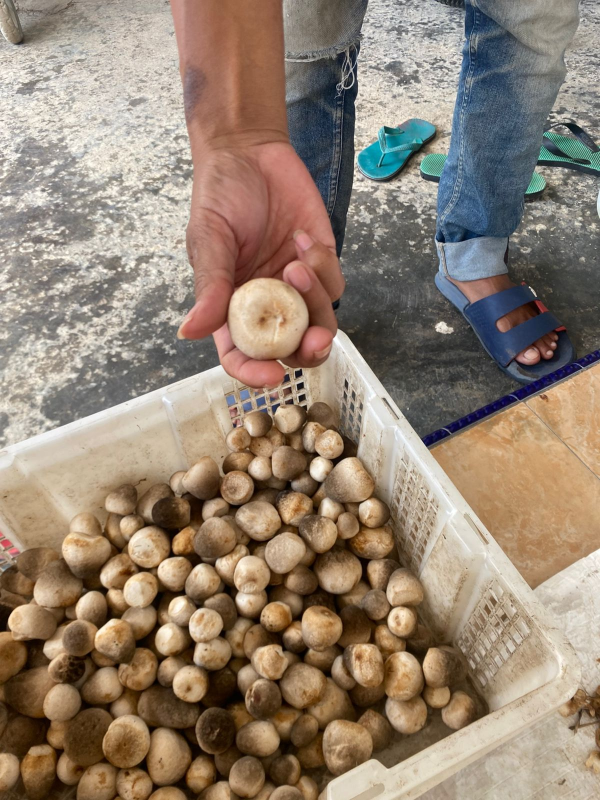
#> input picture website/resources/js/layouts/auth/slide1.jpg, 1200 x 1600 px (shown at 1/2 size)
$ python -i preprocessing.py   (imports and definitions only)
#> lines starting #> are read from the running program, lines starting #| are printed output that depends on the picture; after the words box and inside, x2 and y2 are one past the last pixel; in counts of white or black regions, pixels touching at a corner belong together
#> further down, picture is the input picture: shape (1600, 1200, 3); mean B, G, R 113.4, 130.1, 147.1
import cv2
import numpy as np

def preprocess_mushroom_image_bgr(
    img_bgr,
    target_size=(256, 256),
    alpha=1.2,
    beta=20,
    lower_hsv=np.array([4, 34, 35]),
    upper_hsv=np.array([25, 255, 255]),
    min_area=500
):
#> called with target_size = (256, 256), alpha = 1.2, beta = 20, lower_hsv = array of shape (3,), upper_hsv = array of shape (3,), min_area = 500
    if img_bgr is None:
        raise ValueError("img_bgr = None")

    img_resized = cv2.resize(img_bgr, target_size)
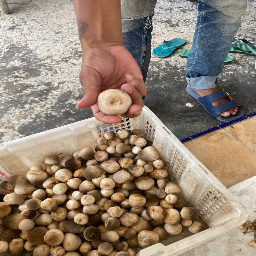
#> img_resized: shape (256, 256, 3); mean B, G, R 113.3, 130, 147
    img_bright = cv2.convertScaleAbs(img_resized, alpha=alpha, beta=beta)
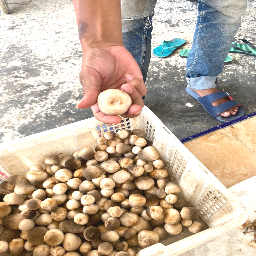
#> img_bright: shape (256, 256, 3); mean B, G, R 154.3, 172.7, 190.3
    img_hsv = cv2.cvtColor(img_bright, cv2.COLOR_BGR2HSV)
#> img_hsv: shape (256, 256, 3); mean H, S, V 26.3, 65.5, 194.7
    mask = cv2.inRange(img_hsv, lower_hsv, upper_hsv)
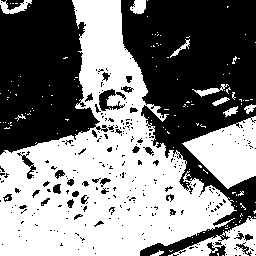
#> mask: shape (256, 256); 50.8% white; 279 black regions (239 under 20 px), largest, box (x1, y1, x2, y2) and area: (121, 0, 256, 256) 18218, (0, 0, 108, 155) 11427, (99, 89, 126, 111) 275

    kernel = np.ones((5, 5), np.uint8)
    mask_closed = cv2.morphologyEx(mask, cv2.MORPH_CLOSE, kernel, iterations=2)
#> mask_closed: shape (256, 256); 60.6% white; 5 black regions, box (x1, y1, x2, y2) and area: (121, 0, 256, 147) 13999, (0, 0, 95, 151) 10928, (240, 177, 256, 211) 436, (187, 157, 215, 185) 384, (140, 250, 150, 256) 59
    mask_opened = cv2.morphologyEx(mask_closed, cv2.MORPH_OPEN, kernel, iterations=1)
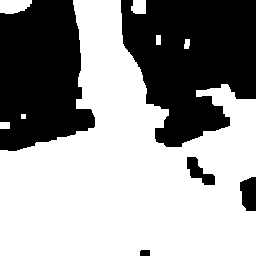
#> mask_opened: shape (256, 256); 60% white; 5 black regions, box (x1, y1, x2, y2) and area: (121, 0, 256, 147) 14217, (0, 0, 95, 151) 11096, (240, 177, 256, 211) 453, (187, 157, 215, 185) 384, (140, 250, 150, 256) 59

    num_labels, labels, stats, _ = cv2.connectedComponentsWithStats(mask_opened, connectivity=8)
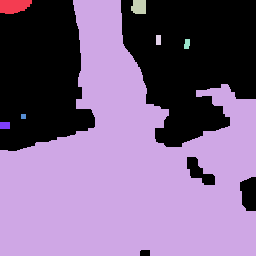
#> labels: shape (256, 256) int32; 8 distinct labels, from 0 to 7; one colour per label, 0 black
#> num_labels = 8; stats = [[0, 0, 256, 256, 26209], [0, 0, 32, 14, 369], [0, 0, 256, 256, 38571], [131, 0, 15, 14, 190], [156, 35, 5, 10, 50], [184, 39, 6, 10, 52], [21, 114, 5, 5, 25], [0, 122, 10, 7, 70]]
    mask_filtered = np.zeros_like(mask_opened)

    for i in range(1, num_labels):
        if stats[i, cv2.CC_STAT_AREA] >= min_area:
            mask_filtered[labels == i] = 255
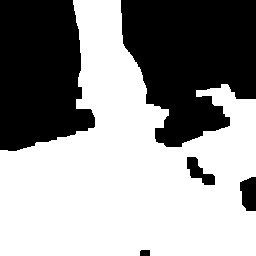
#> mask_filtered: shape (256, 256); 58.9% white; 5 black regions, box (x1, y1, x2, y2) and area: (121, 0, 256, 147) 14509, (0, 0, 95, 151) 11560, (240, 177, 256, 211) 453, (187, 157, 215, 185) 384, (140, 250, 150, 256) 59

    reconstructed_bgr = cv2.bitwise_and(img_bright, img_bright, mask=mask_filtered)
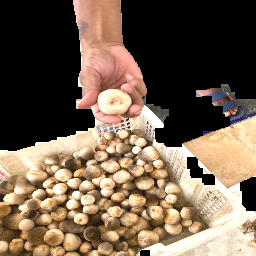
#> reconstructed_bgr: shape (256, 256, 3); mean B, G, R 77.8, 96, 115.1

    return reconstructed_bgr, mask_filtered

>>> import cv2
>>> picture = cv2.imread('../../../website/resources/js/layouts/auth/slide1.jpg')
>>> result = preprocess_mushroom_image_bgr(picture)

$ run again, on website/resources/js/layouts/auth/slide2.jpg
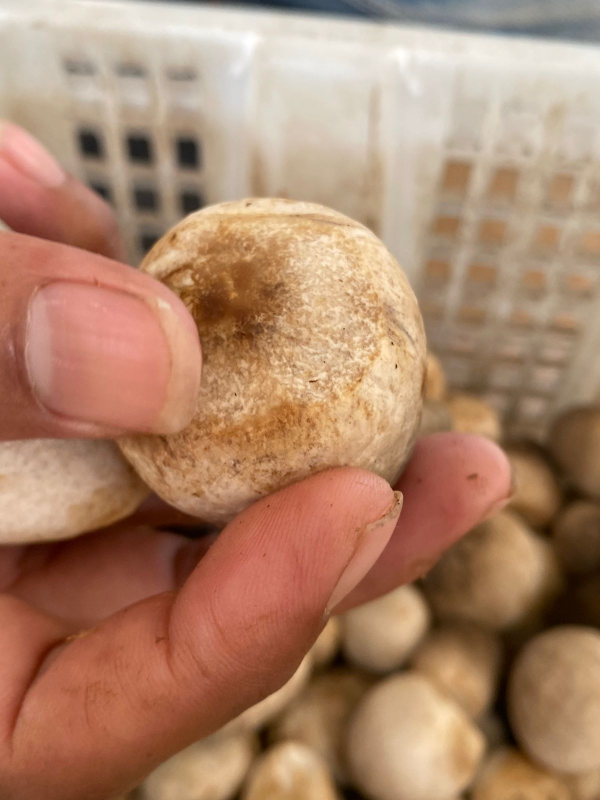
#> input picture website/resources/js/layouts/auth/slide2.jpg, 1200 x 1600 px (shown at 1/2 size)
#> picture is the input picture: shape (1600, 1200, 3); mean B, G, R 106.7, 132.9, 172.7
#> img_hsv: shape (256, 256, 3); mean H, S, V 14.9, 90.2, 218.3
#> in preprocess_mushroom_image_bgr, `mask = cv2.inRange(img_hsv, lower_hsv, upper_hsv)`:
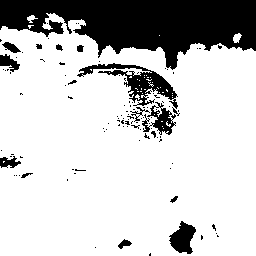
#> mask: shape (256, 256); 78.6% white; 108 black regions (91 under 20 px), largest, box (x1, y1, x2, y2) and area: (0, 0, 256, 70) 10602, (77, 63, 178, 109) 1360, (169, 221, 196, 254) 540
#> mask_closed: shape (256, 256); 83.9% white; 4 black regions, box (x1, y1, x2, y2) and area: (0, 0, 256, 66) 9861, (171, 225, 193, 252) 471, (153, 76, 164, 87) 116, (0, 56, 10, 66) 100
#> num_labels = 2; stats = [[0, 0, 256, 252, 10573], [0, 13, 256, 243, 54963]]
#> in preprocess_mushroom_image_bgr, `reconstructed_bgr = cv2.bitwise_and(img_bright, img_bright, mask=mask_..`:
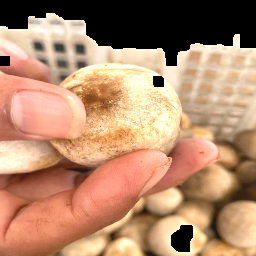
#> reconstructed_bgr: shape (256, 256, 3); mean B, G, R 108.3, 137.2, 179
